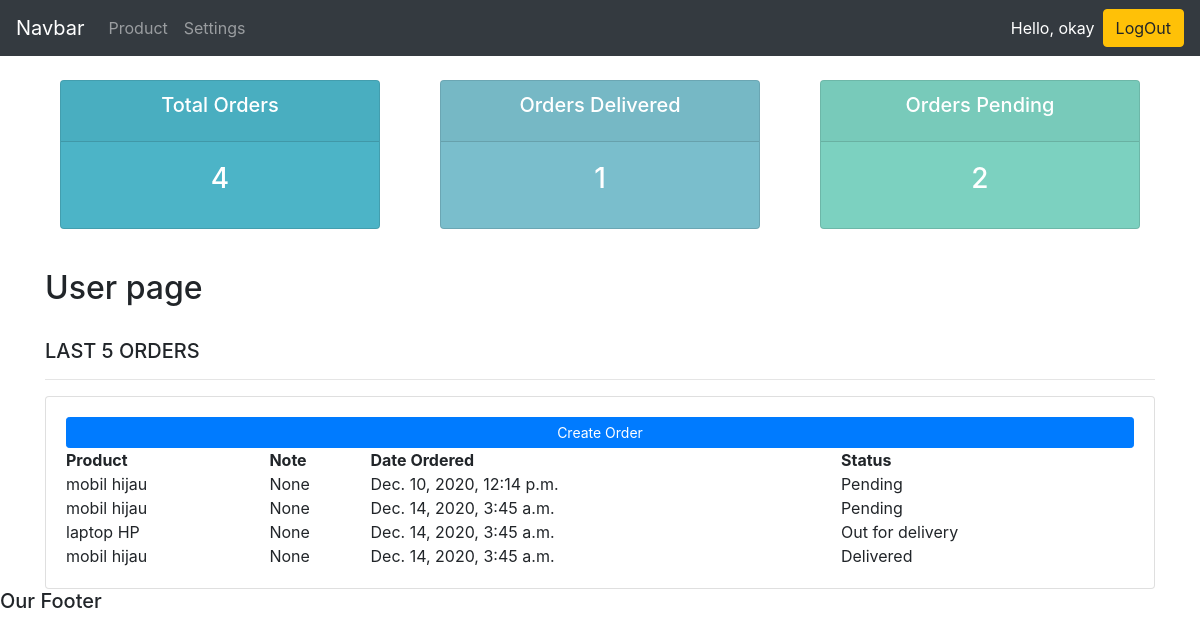
/user/ (signed in), run on the app's committed database.
### accounts/models.py (models this page shows, shortened)
class Order(models.Model):
    STATUS = (
        ('Pending', 'Pending'),
        ('Out for delivery', 'Out for delivery'),
        ('Delivered', 'Delivered'),
    )
    customer = models.ForeignKey(Customer, null=True, on_delete=models.SET_NULL)
    product = models.ForeignKey(Product, null=True, on_delete=models.SET_NULL)
    date_created = models.DateTimeField(auto_now_add=True, null=True)
    status = models.CharField(max_length=200, null=True, choices=STATUS)
    note = models.CharField(max_length=1000, null=True)

class Product(models.Model):
    CATEGORY = (
        ('Indoor', 'Indoor'),
        ('Out Door', 'Out Door')
    )
    name = models.CharField(max_length=200, null=True)
    price = models.FloatField(null=True)
    category = models.CharField(max_length=200, null=True, choices=CATEGORY)
    description = models.CharField(max_length=200, null=True, blank=True)
    tag = models.ManyToManyField(Tag)
    date_created = models.DateTimeField(auto_now_add=True, null=True)
    def __str__(self):
        return self.name

### accounts/decorators.py (the view)
        def wrapper_func(request, *args, **kwargs):
            group = None
            if (request.user.groups.exists()):
                group = request.user.groups.all()[0].name
            if (group in allow_roles):
                return view_func(request, *args, **kwargs)
            else:
                return HttpResponse("you not allow to the access this page")

### accounts/views.py (called while the page is built)
@login_required(login_url='login')
@allow_users(allow_roles=['admin', 'customer'])
def userPage(request):
    orders = request.user.customer.order_set.all()
    total_orders = orders.count()
    delivered = orders.filter(status='Delivered').count()
    pending = orders.filter(status='Pending').count()
    context = {
        'orders': orders,
        'total_orders': total_orders,
        'delivered': delivered,
        'pending': pending,
    }
    return render(request, 'accounts/user_page.html', context)

### accounts/templates/accounts/user_page.html
{% extends 'accounts/main.html' %}
{% block content %}
    {% include 'accounts/status.html' %}
    <br>
    <h2>User page</h2>
    <br>
    <div class="row">
        <div class="col-md-12">
            <h5>LAST 5 ORDERS</h5>
            <hr>
            <div class="card card-body">
                <a href="#" class="btn btn-primary btn-sm btn-block">
                    Create Order
                </a>
                <table>
                    <tr>
                        <th>Product</th>
                        <th>Note</th>
                        <th>Date Ordered</th>
                        <th>Status</th>
                    </tr>
                    {% for order in orders %}
                        <tr>
                            <td>{{ order.product }}</td>
                            <td>{{ order.note }}</td>
                            <td>{{ order.date_created }}</td>
                            <td>{{ order.status }}</td>
                        </tr>
                    {% endfor %}
                </table>
            </div>
        </div>
    </div>
{% endblock content %}

### accounts/templates/accounts/navbar.html (shortened to what this page needs)
<nav class="navbar navbar-expand-lg navbar-dark bg-dark">
    <a href="#" class="navbar-brand">Navbar</a>
    <div class="collapse navbar-collapse" id="navbarNav">
        <ul class="navbar-nav">
            <li class="nav-item">
                <a href="{% url 'products' %}" class="nav-link">Product</a>
            </li>
            <li class="nav-item">
                <a href="{% url 'account' %}" class="nav-link">Settings</a>
            </li>
        </ul>
    </div>
    {% if request.user.is_authenticated %}
        <span id="hello-msg" class="text-white mr-2">Hello, {{ request.user }}</span>
        <span><a href="{% url 'logout' %}" class="btn btn-warning">LogOut</a></span>
    {% else %}
        <span class="text-white"><a href="{% url 'login' %}" class="btn btn-success text-white mr-2">Login</a></span>
        <span class="text-white"><a href="{% url 'register' %}" class="btn btn-info text-white">register</a></span>
    {% endif %}
</nav>

### static/css/style.css (style rules this page uses)
* { padding: 0; margin: 0; -webkit-box-sizing: border-box; box-sizing: border-box; }
body { background-color: #ebeff5; }

### data on the page
Order: product "mobil hijau", note "None", date_created "Dec. 10, 2020, 12:14 p.m.", status "Pending"
Order: product "mobil hijau", note "None", date_created "Dec. 14, 2020, 3:45 a.m.", status "Pending"
Order: product "laptop HP", note "None", date_created "Dec. 14, 2020, 3:45 a.m.", status "Out for delivery"
Order: product "mobil hijau", note "None", date_created "Dec. 14, 2020, 3:45 a.m.", status "Delivered"

### other printed values
{{ request.user }} "okay"
{{ total_orders }} "4"
{{ delivered }} "1"
{{ pending }} "2"
